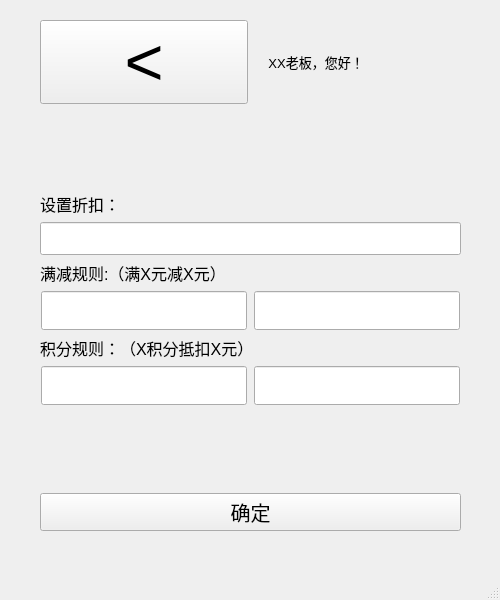
<?xml version="1.0" encoding="UTF-8"?>
<ui version="4.0">
 <class>ruleMainWindow</class>
 <widget class="QMainWindow" name="ruleMainWindow">
  <property name="geometry">
   <rect>
    <x>0</x>
    <y>0</y>
    <width>500</width>
    <height>600</height>
   </rect>
  </property>
  <property name="windowTitle">
   <string>MainWindow</string>
  </property>
  <widget class="QWidget" name="centralwidget">
   <widget class="QWidget" name="verticalLayoutWidget_3">
    <property name="geometry">
     <rect>
      <x>40</x>
      <y>20</y>
      <width>421</width>
      <height>511</height>
     </rect>
    </property>
    <layout class="QVBoxLayout" name="verticalLayout_3">
     <item>
      <layout class="QVBoxLayout" name="verticalLayout_4">
       <item>
        <layout class="QHBoxLayout" name="horizontalLayout_3">
         <item>
          <widget class="QPushButton" name="returnbt">
           <property name="font">
            <font>
             <pointsize>50</pointsize>
            </font>
           </property>
           <property name="text">
            <string>&lt;</string>
           </property>
          </widget>
         </item>
         <item>
          <widget class="QLabel" name="label_4">
           <property name="font">
            <font>
             <pointsize>10</pointsize>
            </font>
           </property>
           <property name="text">
            <string>    XX老板，您好！</string>
           </property>
          </widget>
         </item>
        </layout>
       </item>
       <item>
        <spacer name="verticalSpacer_2">
         <property name="orientation">
          <enum>Qt::Vertical</enum>
         </property>
         <property name="sizeHint" stdset="0">
          <size>
           <width>20</width>
           <height>40</height>
          </size>
         </property>
        </spacer>
       </item>
       <item>
        <layout class="QVBoxLayout" name="verticalLayout_7"/>
       </item>
       <item>
        <layout class="QVBoxLayout" name="verticalLayout_6">
         <item>
          <widget class="QLabel" name="label_3">
           <property name="font">
            <font>
             <pointsize>12</pointsize>
            </font>
           </property>
           <property name="text">
            <string>设置折扣：</string>
           </property>
          </widget>
         </item>
         <item>
          <widget class="QLineEdit" name="zklineEdit">
           <property name="font">
            <font>
             <pointsize>16</pointsize>
            </font>
           </property>
          </widget>
         </item>
        </layout>
       </item>
       <item>
        <layout class="QVBoxLayout" name="verticalLayout_2">
         <item>
          <widget class="QLabel" name="label">
           <property name="font">
            <font>
             <pointsize>12</pointsize>
            </font>
           </property>
           <property name="text">
            <string>满减规则:（满X元减X元）</string>
           </property>
          </widget>
         </item>
         <item>
          <layout class="QHBoxLayout" name="horizontalLayout_2">
           <item>
            <spacer name="horizontalSpacer">
             <property name="orientation">
              <enum>Qt::Horizontal</enum>
             </property>
             <property name="sizeHint" stdset="0">
              <size>
               <width>40</width>
               <height>20</height>
              </size>
             </property>
            </spacer>
           </item>
           <item>
            <widget class="QLineEdit" name="mj1lineEdit">
             <property name="font">
              <font>
               <pointsize>20</pointsize>
              </font>
             </property>
            </widget>
           </item>
           <item>
            <spacer name="horizontalSpacer_2">
             <property name="orientation">
              <enum>Qt::Horizontal</enum>
             </property>
             <property name="sizeHint" stdset="0">
              <size>
               <width>40</width>
               <height>20</height>
              </size>
             </property>
            </spacer>
           </item>
           <item>
            <widget class="QLineEdit" name="mj2lineEdit">
             <property name="font">
              <font>
               <pointsize>20</pointsize>
              </font>
             </property>
            </widget>
           </item>
           <item>
            <spacer name="horizontalSpacer_3">
             <property name="orientation">
              <enum>Qt::Horizontal</enum>
             </property>
             <property name="sizeHint" stdset="0">
              <size>
               <width>40</width>
               <height>20</height>
              </size>
             </property>
            </spacer>
           </item>
          </layout>
         </item>
        </layout>
       </item>
       <item>
        <layout class="QVBoxLayout" name="verticalLayout">
         <item>
          <widget class="QLabel" name="label_2">
           <property name="font">
            <font>
             <pointsize>12</pointsize>
            </font>
           </property>
           <property name="text">
            <string>积分规则：（X积分抵扣X元）</string>
           </property>
          </widget>
         </item>
         <item>
          <layout class="QHBoxLayout" name="horizontalLayout">
           <item>
            <spacer name="horizontalSpacer_4">
             <property name="orientation">
              <enum>Qt::Horizontal</enum>
             </property>
             <property name="sizeHint" stdset="0">
              <size>
               <width>40</width>
               <height>20</height>
              </size>
             </property>
            </spacer>
           </item>
           <item>
            <widget class="QLineEdit" name="jf1lineEdit">
             <property name="font">
              <font>
               <pointsize>20</pointsize>
              </font>
             </property>
            </widget>
           </item>
           <item>
            <spacer name="horizontalSpacer_5">
             <property name="orientation">
              <enum>Qt::Horizontal</enum>
             </property>
             <property name="sizeHint" stdset="0">
              <size>
               <width>40</width>
               <height>20</height>
              </size>
             </property>
            </spacer>
           </item>
           <item>
            <widget class="QLineEdit" name="jf2lineEdit">
             <property name="font">
              <font>
               <pointsize>20</pointsize>
              </font>
             </property>
            </widget>
           </item>
           <item>
            <spacer name="horizontalSpacer_6">
             <property name="orientation">
              <enum>Qt::Horizontal</enum>
             </property>
             <property name="sizeHint" stdset="0">
              <size>
               <width>40</width>
               <height>20</height>
              </size>
             </property>
            </spacer>
           </item>
          </layout>
         </item>
        </layout>
       </item>
       <item>
        <spacer name="verticalSpacer">
         <property name="orientation">
          <enum>Qt::Vertical</enum>
         </property>
         <property name="sizeHint" stdset="0">
          <size>
           <width>20</width>
           <height>40</height>
          </size>
         </property>
        </spacer>
       </item>
       <item>
        <widget class="QPushButton" name="pushButton">
         <property name="font">
          <font>
           <pointsize>15</pointsize>
          </font>
         </property>
         <property name="text">
          <string>确定</string>
         </property>
        </widget>
       </item>
      </layout>
     </item>
    </layout>
   </widget>
  </widget>
  <widget class="QMenuBar" name="menubar">
   <property name="geometry">
    <rect>
     <x>0</x>
     <y>0</y>
     <width>500</width>
     <height>21</height>
    </rect>
   </property>
  </widget>
  <widget class="QStatusBar" name="statusbar"/>
 </widget>
 <resources/>
 <connections/>
</ui>
